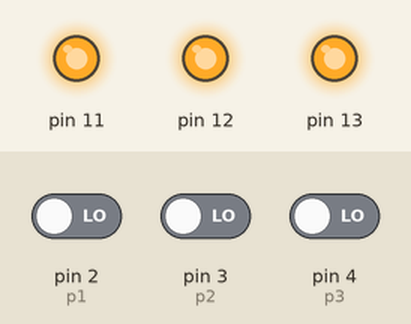
This sketch was run on a simulated Arduino Uno, built with avr-gcc and run on an emulated ATmega328P. Parts: output pins drawn as LEDs (lit = HIGH). Inputs (shaded band) come from the test bench; at power-on: pin 2 (p1) LOW, pin 3 (p2) LOW, pin 4 (p3) LOW.

Above: at 1.2 s.
1.3 s: pin 2 (p1) driven HIGH
At 2.1 s:
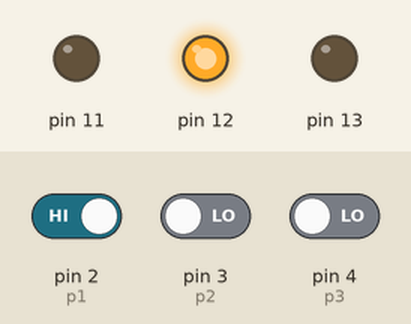
4.3 s: pin 2 (p1) driven LOW
At 4.8 s:
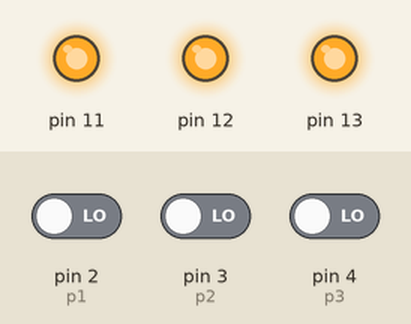
5.8 s: pin 3 (p2) driven HIGH
At 6.6 s:
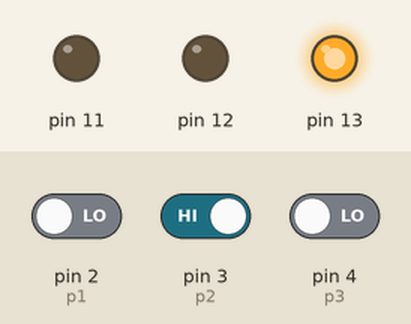
8.8 s: pin 3 (p2) driven LOW
At 9.4 s:
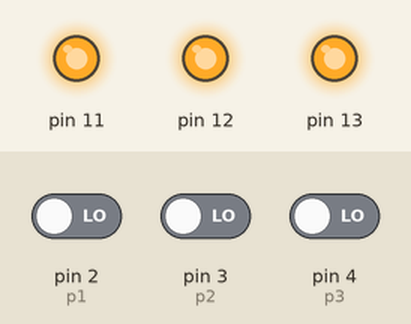
10.3 s: pin 4 (p3) driven HIGH
At 10.6 s:
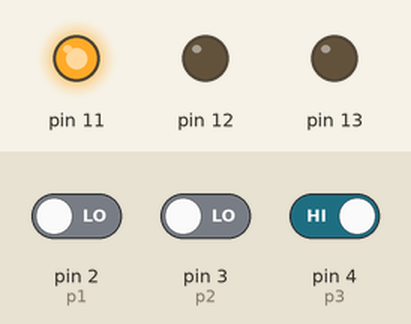
Timing chart, 0 to 13.3 s (numbered marks = the images above; inputs shaded):
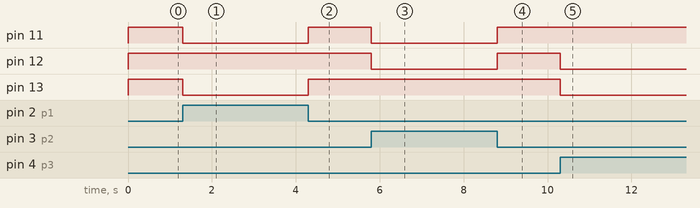

Measured:
- after the input at 1.3 s, pin 11, pin 13: HIGH → LOW at once
- after the input at 4.3 s, pin 11, pin 13: LOW → HIGH at once
- after the input at 5.8 s, pin 11, pin 12: HIGH → LOW at once
- after the input at 8.8 s, pin 11, pin 12: LOW → HIGH at once
- after the input at 10.3 s, pin 12, pin 13: HIGH → LOW at once

The sketch:

v.2.ino
```cpp
int p1=2;
int p2=3;
int p3=4;
int a,b;
int dir=0;
void setup() {
  // put your setup code here, to run once:
  Serial.begin(9600);

  pinMode(11, OUTPUT);
   pinMode(12, OUTPUT);
  pinMode(13, OUTPUT);
  pinMode(2, INPUT);
  pinMode(3, INPUT);
  pinMode(4, INPUT);
//
}

void loop() {
  // put your main code here, to run repeatedly:
  int a=digitalRead(p1);
  int b=digitalRead(p2);
  int c=digitalRead(p3);
  //Serial.println(a);
  if(a==1 && dir==0)
  {
    dir=1;
  }
  else if(b==1 && dir==0)
  {
    dir=2;
  }
  else if(c==1 && dir==0)
  {
   dir=3;
  }
  else
  {
    dir=0;
  }

  if(dir!=0)
  {
    if(dir==1){
      digitalWrite(11,LOW);
      digitalWrite(12,HIGH);
      digitalWrite(13,LOW);
      delay(1000);
    }
    else if (dir==2)
    {
      digitalWrite(12,LOW);
      digitalWrite(13,HIGH);
      digitalWrite(11,LOW);
      delay(1000);
    }
    else if (dir==3)
    {
      digitalWrite(12,LOW);
      digitalWrite(11,HIGH);
      digitalWrite(13,LOW);
      delay(1000);
    }
  }

  else
  {
    digitalWrite(12,HIGH);
    digitalWrite(13,HIGH);
    digitalWrite(11,HIGH);
  }

}
```
